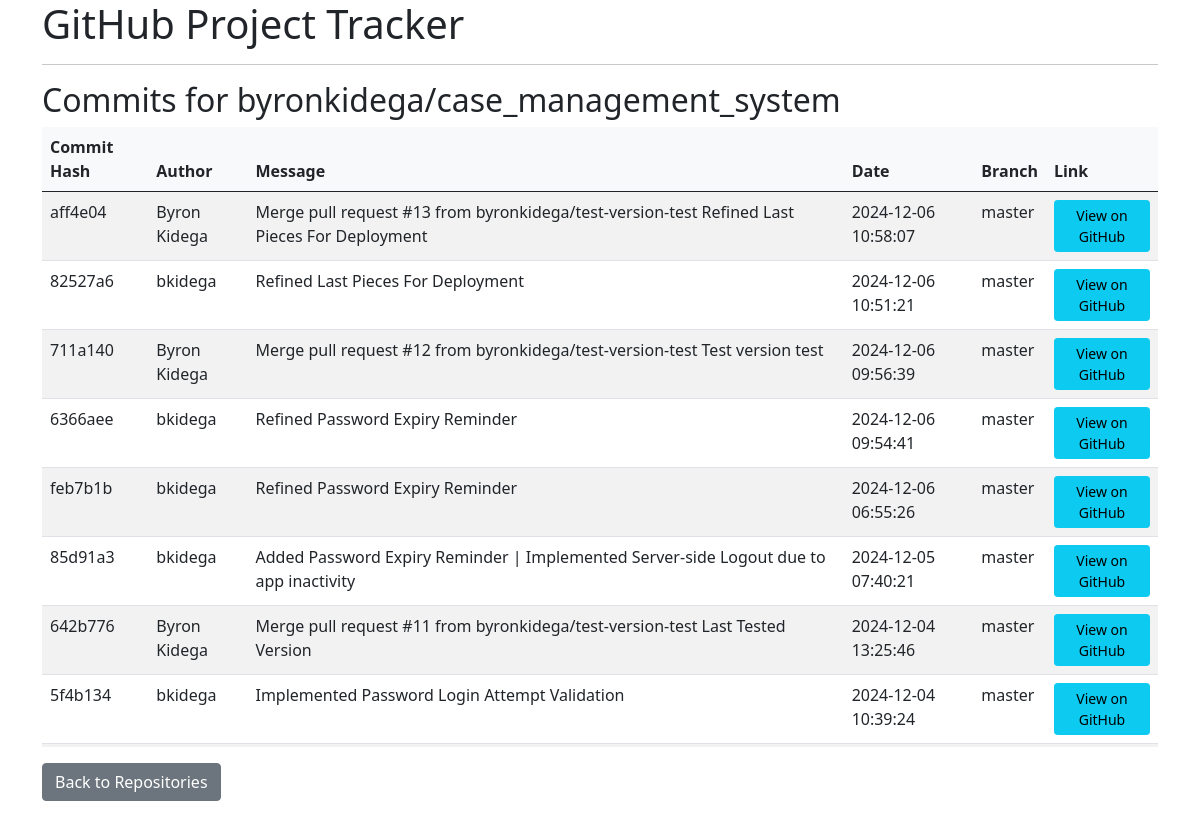
/commits_page/byronkidega/case_management_system, run on the app's committed database.
### app/models.py (models this page shows, shortened)
class Repository(db.Model):
    id = db.Column(db.Integer, primary_key=True)
    owner = db.Column(db.String(255), nullable=False)
    name = db.Column(db.String(100), nullable=False)
    description = db.Column(db.String(255), nullable=True)
    created_at = db.Column(db.DateTime, nullable=False)
    default_branch = db.Column(db.String(50), nullable=False)
    stars = db.Column(db.Integer, nullable=False, default=0)
    forks = db.Column(db.Integer, nullable=False, default=0)
    open_issues = db.Column(db.Integer, nullable=False, default=0)
    latest_commit_date = db.Column(db.DateTime, nullable=True)
    commits = db.relationship("Commit", back_populates="repository", cascade="all, delete-orphan")
    contributors = db.relationship("Contributor", back_populates="repository", cascade="all, delete-orphan")
    issues = db.relationship("Issue", back_populates="repository", cascade="all, delete-orphan")

class Commit(db.Model):
    id = db.Column(db.Integer, primary_key=True)
    hash = db.Column(db.String(40), unique=True, nullable=False)
    author = db.Column(db.String(100), nullable=False)
    message = db.Column(db.Text, nullable=False)
    date = db.Column(db.DateTime, nullable=False)
    branch = db.Column(db.String(50), nullable=False)
    repository_id = db.Column(db.Integer, db.ForeignKey('repository.id'), nullable=False)
    repository = db.relationship("Repository", back_populates="commits")

### app/routes.py (the view)
@bp.route('/commits_page/<owner>/<repo>')
def commits_page(owner, repo):
    repository = Repository.query.filter_by(name=repo).first()
    if not repository:
        flash("Repository not found.", "danger")
        return redirect(url_for('repositories.html'))  # Redirect to a valid page
    commits = Commit.query.filter_by(repository_id=repository.id).order_by(Commit.date.desc()).all()
    return render_template('commits_page.html', commits=commits, repo=repo, owner=owner)

### app/templates/commits_page.html (shortened to what this page needs)
{% extends "base.html" %}
{% block content %}
<h2>Commits for {{ owner }}/{{ repo }}</h2>
<div class="table-container">
    <table class="table table-striped">
        <thead>
            <tr>
                <th>Commit Hash</th>
                <th>Author</th>
                <th>Message</th>
                <th>Date</th>
                <th>Branch</th>
                <th>Link</th>
            </tr>
        </thead>
        <tbody>
            {% for commit in commits %}
            <tr>
                <td>{{ commit.hash[:7] }}</td>
                <td>{{ commit.author }}</td>
                <td>{{ commit.message }}</td>
                <td>{{ commit.date.strftime('%Y-%m-%d %H:%M:%S') }}</td>
                <td>{{ commit.branch }}</td>
                <td>
                    <a href="{{ commit.url }}" target="_blank" class="btn btn-sm btn-info">View on GitHub</a>
                </td>
            </tr>
            {% endfor %}
        </tbody>
    </table>
</div>
<a href="{{ url_for('main.repositories') }}" class="btn btn-secondary mt-3">Back to Repositories</a>
{% endblock %}

### app/templates/commits_page.html (style rules this page uses)
.table-container { max-height: 620px; overflow-y: auto; position: relative; }
.table-container thead th { position: sticky; top: 0; background-color: #f8f9fa; z-index: 1; }
.table-container table { width: 100%; border-collapse: collapse; }
.table-container th, .table-container td { padding: 8px; text-align: left; border-bottom: 1px solid #dee2e6; }

### data on the page
Repository: owner "byronkidega", name "case_management_system"
Commit: hash "aff4e04", author "Byron Kidega", message "Merge pull request #13 from byronkidega/test-version-test Refined Last Pieces For Deployment", date "2024-12-06 10:58:07", branch "master"
Commit: hash "82527a6", author "bkidega", message "Refined Last Pieces For Deployment", date "2024-12-06 10:51:21", branch "master"
Commit: hash "711a140", author "Byron Kidega", message "Merge pull request #12 from byronkidega/test-version-test Test version test", date "2024-12-06 09:56:39", branch "master"
Commit: hash "6366aee", author "bkidega", message "Refined Password Expiry Reminder", date "2024-12-06 09:54:41", branch "master"
Commit: hash "feb7b1b", author "bkidega", message "Refined Password Expiry Reminder", date "2024-12-06 06:55:26", branch "master"
Commit: hash "85d91a3", author "bkidega", message "Added Password Expiry Reminder | Implemented Server-side Logout due to app inactivity", date "2024-12-05 07:40:21", branch "master"
Commit: hash "642b776", author "Byron Kidega", message "Merge pull request #11 from byronkidega/test-version-test Last Tested Version", date "2024-12-04 13:25:46", branch "master"
Commit: hash "5f4b134", author "bkidega", message "Implemented Password Login Attempt Validation", date "2024-12-04 10:39:24", branch "master"
